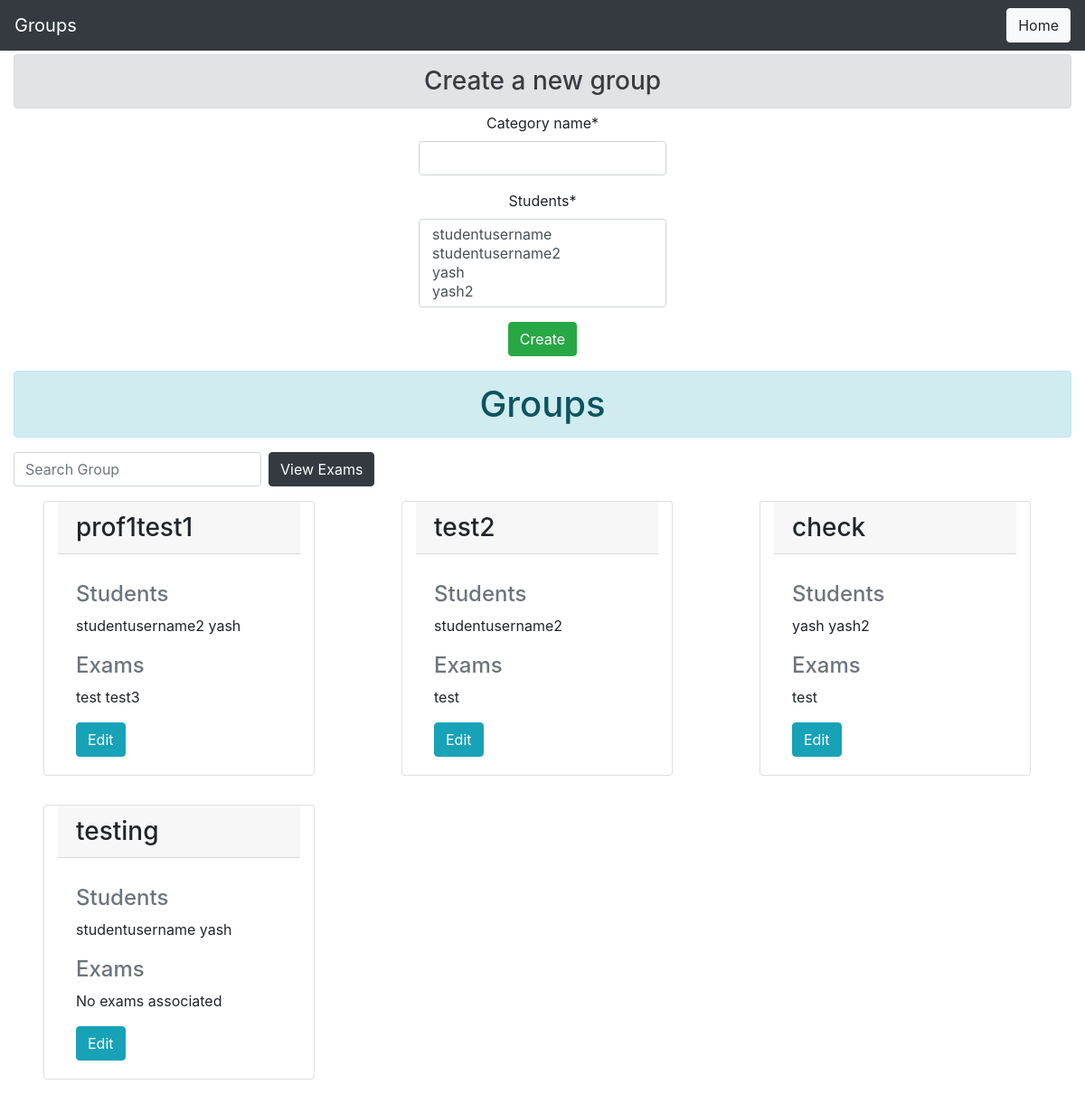
/prof/profusername/viewgroups, run on the app's committed database.
### main/models.py (models this page shows, shortened)
class Special_Students(models.Model):
    professor = models.ForeignKey(User, limit_choices_to={
                                  'groups__name': "Professor"}, on_delete=models.CASCADE)
    category_name = models.CharField(max_length=10)
    students = models.ManyToManyField(
        User, limit_choices_to={'groups__name': "Student"}, related_name='students')

class Exam_Model(models.Model):
    professor = models.ForeignKey(User, limit_choices_to={
                                  'groups__name': "Professor"}, on_delete=models.CASCADE)
    name = models.CharField(max_length=50)
    total_marks = models.IntegerField()
    duration = models.IntegerField()
    question_paper = models.ForeignKey(
        Question_Paper, on_delete=models.CASCADE, related_name='exam')
    student_group = models.ManyToManyField(Special_Students, related_name='exam')
    start_time = models.DateTimeField()
    end_time = models.DateTimeField()

### prof/views/group.py (the view, shortened to what this page needs)
def create_student_group(request, prof_username):
    prof = User.objects.get(username=prof_username)
    return render(request, 'prof/group/addview_groups.html', {
        'special_students_db': Special_Students.objects.filter(professor=prof), 'prof': prof ,
        'groupForm': Group_Form()
    })

### main/models.py
class Group_Form(ModelForm):
    class Meta:
        model = Special_Students
        fields = '__all__'
        exclude = ['professor']

### prof/templates/prof/group/addview_groups.html (shortened to what this page needs)
{% load crispy_forms_tags %}
{% load static %}
<!DOCTYPE html>
<html lang="en">
<head>
    <link rel="stylesheet" href="https://maxcdn.bootstrapcdn.com/bootstrap/4.2.1/css/bootstrap.min.css">
    <link rel="stylesheet" href="https://stackpath.bootstrapcdn.com/font-awesome/4.7.0/css/font-awesome.min.css">
</head>
<body>
    <nav class="navbar bg-dark navbar-dark">
        <a class="navbar-brand" href="#">Groups</a>
        <a href="{% url 'prof:index' prof.username %}" class="btn btn-light">Home</a>
    </nav>
    <div class="container-fluid">
        <h3 class="alert alert-secondary my-1" align="center">Create a new group</h3>
        <div align='center' id="create_group">
            <div class="container d-flex h-100 row justify-content-center col-20">
                <form align='center' method="POST">
                    {{ groupForm|crispy }}
                    <input class="btn btn-success" type="submit" value="Create">
                </form>
            </div>
        </div>
        <div id='groups'>
            <h1 class="alert alert-info my-3" align="center">Groups</h1>
            <form class="form-inline my-2 my-lg-0">
                <input id="searchGroup" class="form-control mr-sm-2" type="search" placeholder="Search Group"
                    aria-label="Search">
                    <a class="btn btn-dark" href="{% url 'prof:view_exams' prof.username %}" target="_blank">View Exams</a>
            </form>
            <div class="row">
                {% for group in special_students_db %}
                <div class="card my-3 mx-5 col-sm-3">
                    <h3 class="card-header">{{ group.category_name }}</h3>
                    <div class="card-body">
                        <p class="card-text">
                            <h4 class="card-subtitle mb-2 text-muted">Students</h4>
                            {% for stud in group.students.all %}
                            {{stud.username}}
                            {% endfor %}
                            <br><br>
                            <h4 class="card-subtitle mb-2 text-muted">Exams</h4>
                            {% for exam in group.exam.all %}
                                {{ exam.name }}
                                {% empty %}
                                    No exams associated
                            {% endfor %}
                        </p>
                        <a href="{% url 'prof:edit_group' prof.username group.id %}"
                            class="card-link btn btn-info">Edit</a>
                    </div>
                </div>
                {% empty %}
                <h3>No groups</h3>
                {% endfor %}
            </div>
        </div>
    </div>
</body>
</html>

### data on the page
Special_Students: category_name "prof1test1"
Exam_Model: name "test"
Exam_Model: name "test3"
Special_Students: category_name "test2"
Special_Students: category_name "check"
Special_Students: category_name "testing"

### other printed values
{{ stud.username }} "studentusername2"
{{ stud.username }} "yash"
{{ stud.username }} "yash2"
{{ stud.username }} "studentusername"
